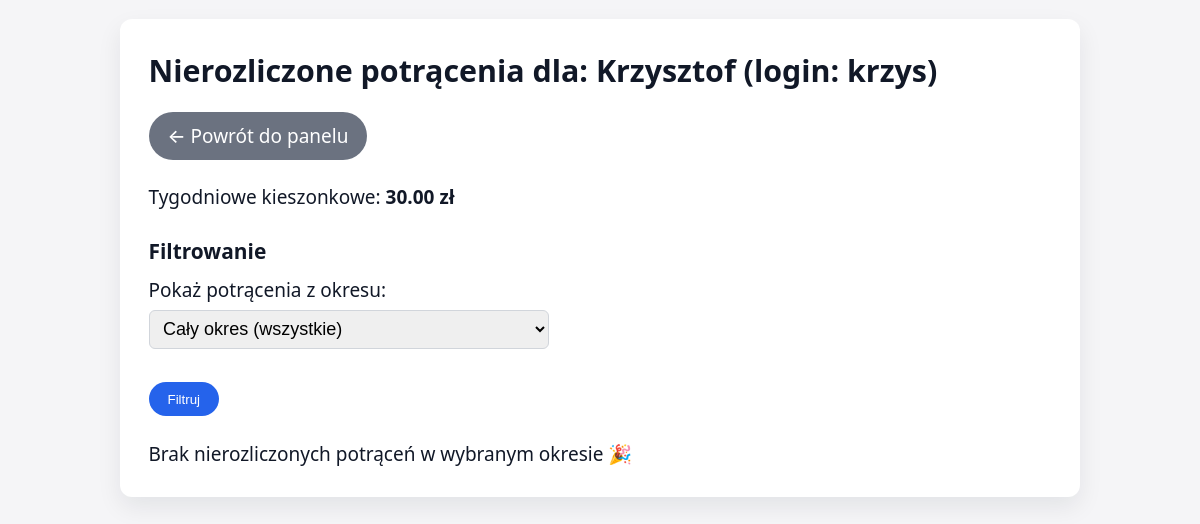
Page /pending_deductions.php (signed in) on the earlier database version.
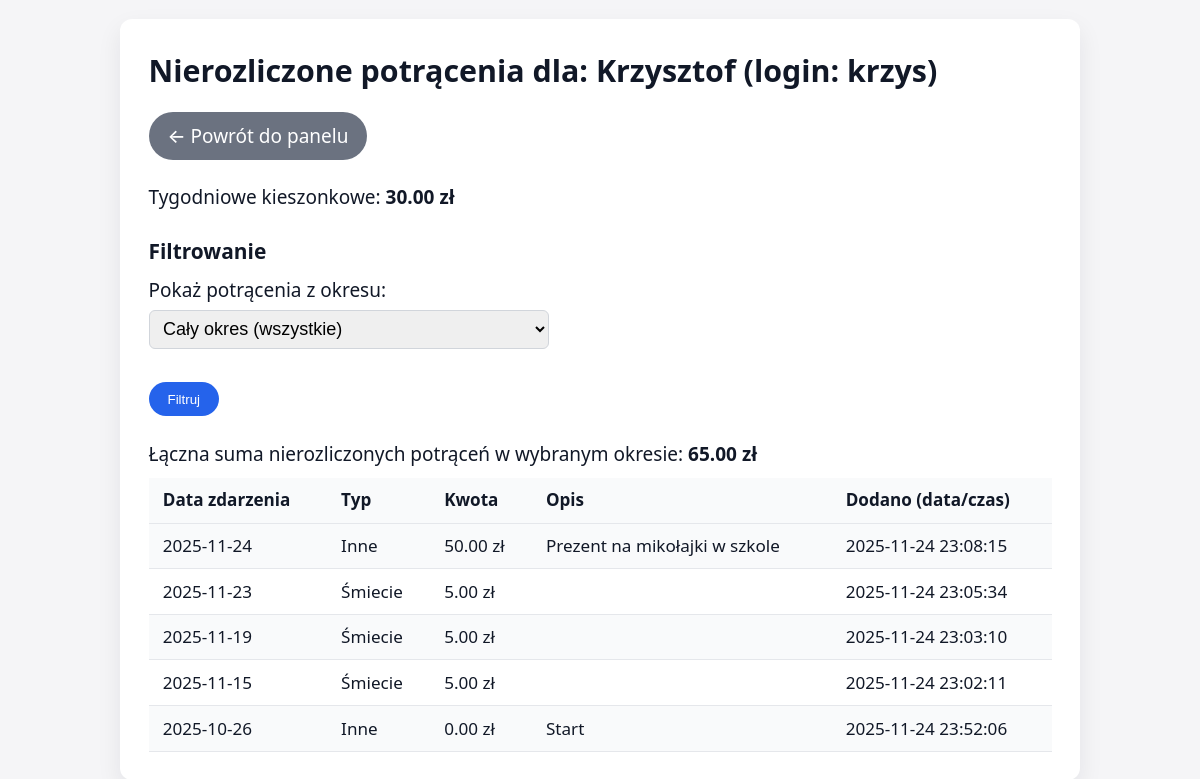
Same page on the later database version.
### tables this page shows
CREATE TABLE IF NOT EXISTS `potracenia` (
  `id` bigint(20) UNSIGNED NOT NULL AUTO_INCREMENT,
  `dziecko_id` bigint(20) UNSIGNED NOT NULL,
  `typ_id` smallint(5) UNSIGNED NOT NULL,
  `kwota` decimal(8,2) NOT NULL,
  `opis` varchar(255) DEFAULT NULL,
  `data_zdarzenia` date NOT NULL,
  `utworzone_at` datetime NOT NULL DEFAULT current_timestamp(),
  `utworzyl_id` bigint(20) UNSIGNED NOT NULL,
  `rozliczone` tinyint(1) NOT NULL DEFAULT 0,
  `rozliczenie_id` bigint(20) UNSIGNED DEFAULT NULL,
  PRIMARY KEY (`id`),
  KEY `fk_potracenia_dziecko` (`dziecko_id`),
  KEY `fk_potracenia_typ` (`typ_id`),
  KEY `fk_potracenia_utworzyl` (`utworzyl_id`)
);

CREATE TABLE IF NOT EXISTS `typy_potracen` (
  `id` smallint(5) UNSIGNED NOT NULL AUTO_INCREMENT,
  `nazwa` varchar(100) NOT NULL,
  `domyslna_kwota` decimal(8,2) NOT NULL,
  `opis` varchar(255) DEFAULT NULL,
  `aktywny` tinyint(1) NOT NULL DEFAULT 1,
  PRIMARY KEY (`id`)
);

### pending_deductions.php (the view, shortened to what this page needs)
<?php
require_once 'config.php';
$rola       = $_SESSION['rola'];
$session_id = (int)$_SESSION['user_id'];
$period = $_GET['period'] ?? 'all';
$child_id = 0;
if ($rola === 'rodzic') {
    $child_id = isset($_GET['child_id']) ? (int)$_GET['child_id'] : 0;
    if ($child_id <= 0) {
        die('Nieprawidłowy identyfikator dziecka.');
    }
    $stmt = $mysqli->prepare('
        SELECT imie, login, kieszonkowe_tygodniowe
        FROM uzytkownicy
        WHERE id = ? AND rodzic_id = ? AND rola = "dziecko" AND aktywny = 1
        LIMIT 1
    ');
    if (!$stmt) {
        die('Błąd przygotowania zapytania.');
    }
    $stmt->bind_param('ii', $child_id, $session_id);
    $stmt->execute();
    $stmt->bind_result($imie_dziecka, $login_dziecka, $kieszonkowe_tyg);
    if (!$stmt->fetch()) {
        $stmt->close();
        die('Nie znaleziono dziecka lub brak uprawnień.');
    }
    $stmt->close();
} elseif ($rola === 'dziecko') {
    $child_id = $session_id;
    $stmt = $mysqli->prepare('
        SELECT imie, login, kieszonkowe_tygodniowe
        FROM uzytkownicy
        WHERE id = ? AND rola = "dziecko" AND aktywny = 1
        LIMIT 1
    ');
    $stmt->bind_param('i', $child_id);
    $stmt->execute();
    $stmt->bind_result($imie_dziecka, $login_dziecka, $kieszonkowe_tyg);
} else {
    http_response_code(403);
    die('Brak uprawnień.');
}
$dateCondition = '';
$params = [$child_id];
$param_types = 'i';
$potracenia = [];
$suma = 0.0;
$query = '
    SELECT p.data_zdarzenia, t.nazwa, p.kwota, p.opis, p.utworzone_at
    FROM potracenia p
    JOIN typy_potracen t ON p.typ_id = t.id
    WHERE p.dziecko_id = ? AND p.rozliczone = 0
    ' . $dateCondition . '
    ORDER BY p.data_zdarzenia DESC, p.id DESC
';
$stmt = $mysqli->prepare($query);
if ($stmt) {
    $stmt->bind_param($param_types, ...$params);
    $stmt->execute();
    $result = $stmt->get_result();
    while ($row = $result->fetch_assoc()) {
        $potracenia[] = $row;
        $suma += (float)$row['kwota'];
    }
}
?>
<!DOCTYPE html>
<html lang="pl">
<head>
    <link rel="stylesheet" href="style.css">
    <link rel="stylesheet" href="mobile.css">
</head>
<body>
<div class="layout-desktop">
    <div class="container">
        <h1>Nierozliczone potrącenia dla:
            <?php echo htmlspecialchars($imie_dziecka); ?>
            (login: <?php echo htmlspecialchars($login_dziecka); ?>)
        </h1>
        <div class="actions">
            <a href="index.php" class="button button-secondary">&larr; Powrót do panelu</a>
        </div>
        <p>Tygodniowe kieszonkowe:
            <strong><?php echo number_format((float)$kieszonkowe_tyg, 2); ?> zł</strong>
        </p>
        <h3>Filtrowanie</h3>
        <form method="get">
            <label for="period">Pokaż potrącenia z okresu:</label>
            <select name="period" id="period">
                <option value="all" <?php if ($period === 'all') echo 'selected'; ?>>Cały okres (wszystkie)</option>
            </select>
            <br><br>
            <input type="submit" value="Filtruj">
        </form>
        <?php if (empty($potracenia)): ?>
            <p>Brak nierozliczonych potrąceń w wybranym okresie 🎉</p>
        <?php else: ?>
            <p>Łączna suma nierozliczonych potrąceń w wybranym okresie:
                <strong><?php echo number_format($suma, 2); ?> zł</strong>
            </p>
            <div class="table-wrapper">
                <table>
                    <tr>
                        <th>Data zdarzenia</th>
                        <th>Typ</th>
                        <th>Kwota</th>
                        <th>Opis</th>
                        <th>Dodano (data/czas)</th>
                    </tr>
                    <?php foreach ($potracenia as $p): ?>
                        <tr>
                            <td><?php echo htmlspecialchars($p['data_zdarzenia']); ?></td>
                            <td><?php echo htmlspecialchars($p['nazwa']); ?></td>
                            <td><?php echo number_format($p['kwota'], 2); ?> zł</td>
                            <td><?php echo htmlspecialchars($p['opis'] ?? ''); ?></td>
                            <td><?php echo htmlspecialchars($p['utworzone_at']); ?></td>
                        </tr>
                    <?php endforeach; ?>
                </table>
            </div>
        <?php endif; ?>
    </div>
</div>
</body>
</html>

Differences in the rows shown:
added potracenia: data_zdarzenia "2025-11-24", typ.nazwa "Inne", kwota "50.00", opis "Prezent na mikołajki w szkole", utworzone_at "2025-11-24 23:08:15"
added potracenia: data_zdarzenia "2025-11-23", typ.nazwa "Śmiecie", kwota "5.00", utworzone_at "2025-11-24 23:05:34"
added potracenia: data_zdarzenia "2025-11-19", typ.nazwa "Śmiecie", kwota "5.00", utworzone_at "2025-11-24 23:03:10"
added potracenia: data_zdarzenia "2025-11-15", typ.nazwa "Śmiecie", kwota "5.00", utworzone_at "2025-11-24 23:02:11"
added potracenia: data_zdarzenia "2025-10-26", typ.nazwa "Inne", kwota "0.00", opis "Start", utworzone_at "2025-11-24 23:52:06"
Other differences:
$suma: (not shown) → "65.00"
text no longer shown: "Brak nierozliczonych potrąceń w wybranym okresie 🎉"
text now shown: "Łączna suma nierozliczonych potrąceń w wybranym okresie: zł Data zdarzenia Typ Kwota Opis Dodano (data/czas)"
